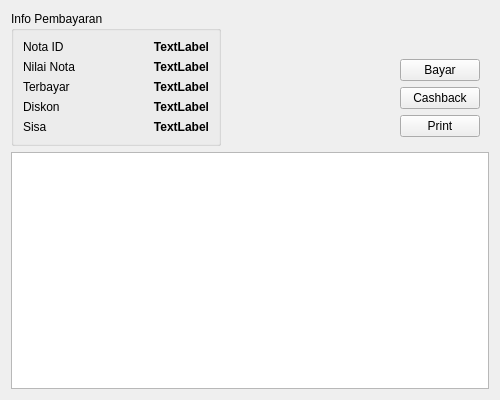
<?xml version="1.0" encoding="UTF-8"?>
<ui version="4.0">
 <class>TabelRepayment</class>
 <widget class="QWidget" name="TabelRepayment">
  <property name="geometry">
   <rect>
    <x>0</x>
    <y>0</y>
    <width>500</width>
    <height>400</height>
   </rect>
  </property>
  <property name="sizePolicy">
   <sizepolicy hsizetype="Fixed" vsizetype="Fixed">
    <horstretch>0</horstretch>
    <verstretch>0</verstretch>
   </sizepolicy>
  </property>
  <property name="minimumSize">
   <size>
    <width>489</width>
    <height>400</height>
   </size>
  </property>
  <property name="windowTitle">
   <string>Data Pembayaran</string>
  </property>
  <layout class="QVBoxLayout" name="verticalLayout">
   <property name="sizeConstraint">
    <enum>QLayout::SetDefaultConstraint</enum>
   </property>
   <item>
    <layout class="QHBoxLayout" name="horizontalLayout">
     <item>
      <widget class="QGroupBox" name="groupBox">
       <property name="sizePolicy">
        <sizepolicy hsizetype="Preferred" vsizetype="Preferred">
         <horstretch>0</horstretch>
         <verstretch>0</verstretch>
        </sizepolicy>
       </property>
       <property name="minimumSize">
        <size>
         <width>210</width>
         <height>0</height>
        </size>
       </property>
       <property name="title">
        <string>Info Pembayaran</string>
       </property>
       <layout class="QFormLayout" name="formLayout">
        <item row="0" column="0">
         <widget class="QLabel" name="label">
          <property name="text">
           <string>Nota ID</string>
          </property>
         </widget>
        </item>
        <item row="0" column="1">
         <widget class="QLabel" name="label_5">
          <property name="font">
           <font>
            <weight>75</weight>
            <bold>true</bold>
           </font>
          </property>
          <property name="text">
           <string>TextLabel</string>
          </property>
          <property name="alignment">
           <set>Qt::AlignRight|Qt::AlignTrailing|Qt::AlignVCenter</set>
          </property>
         </widget>
        </item>
        <item row="1" column="0">
         <widget class="QLabel" name="label_2">
          <property name="text">
           <string>Nilai Nota</string>
          </property>
         </widget>
        </item>
        <item row="1" column="1">
         <widget class="QLabel" name="label_6">
          <property name="font">
           <font>
            <weight>75</weight>
            <bold>true</bold>
           </font>
          </property>
          <property name="text">
           <string>TextLabel</string>
          </property>
          <property name="alignment">
           <set>Qt::AlignRight|Qt::AlignTrailing|Qt::AlignVCenter</set>
          </property>
         </widget>
        </item>
        <item row="2" column="0">
         <widget class="QLabel" name="label_3">
          <property name="text">
           <string>Terbayar</string>
          </property>
         </widget>
        </item>
        <item row="2" column="1">
         <widget class="QLabel" name="label_7">
          <property name="font">
           <font>
            <weight>75</weight>
            <bold>true</bold>
           </font>
          </property>
          <property name="text">
           <string>TextLabel</string>
          </property>
          <property name="alignment">
           <set>Qt::AlignRight|Qt::AlignTrailing|Qt::AlignVCenter</set>
          </property>
         </widget>
        </item>
        <item row="3" column="0">
         <widget class="QLabel" name="label_4">
          <property name="text">
           <string>Diskon</string>
          </property>
         </widget>
        </item>
        <item row="3" column="1">
         <widget class="QLabel" name="label_8">
          <property name="font">
           <font>
            <weight>75</weight>
            <bold>true</bold>
           </font>
          </property>
          <property name="text">
           <string>TextLabel</string>
          </property>
          <property name="alignment">
           <set>Qt::AlignRight|Qt::AlignTrailing|Qt::AlignVCenter</set>
          </property>
         </widget>
        </item>
        <item row="4" column="0">
         <widget class="QLabel" name="label_9">
          <property name="text">
           <string>Sisa</string>
          </property>
         </widget>
        </item>
        <item row="4" column="1">
         <widget class="QLabel" name="label_10">
          <property name="font">
           <font>
            <weight>75</weight>
            <bold>true</bold>
           </font>
          </property>
          <property name="text">
           <string>TextLabel</string>
          </property>
          <property name="alignment">
           <set>Qt::AlignRight|Qt::AlignTrailing|Qt::AlignVCenter</set>
          </property>
         </widget>
        </item>
       </layout>
      </widget>
     </item>
     <item>
      <spacer name="horizontalSpacer">
       <property name="orientation">
        <enum>Qt::Horizontal</enum>
       </property>
       <property name="sizeHint" stdset="0">
        <size>
         <width>40</width>
         <height>20</height>
        </size>
       </property>
      </spacer>
     </item>
     <item alignment="Qt::AlignBottom">
      <widget class="QWidget" name="widget" native="true">
       <property name="minimumSize">
        <size>
         <width>33</width>
         <height>0</height>
        </size>
       </property>
       <layout class="QVBoxLayout" name="verticalLayout_2">
        <item alignment="Qt::AlignBottom">
         <widget class="QPushButton" name="pushButton">
          <property name="minimumSize">
           <size>
            <width>0</width>
            <height>0</height>
           </size>
          </property>
          <property name="toolTip">
           <string>Tambahkan data pembayaran</string>
          </property>
          <property name="text">
           <string>Bayar</string>
          </property>
         </widget>
        </item>
        <item>
         <widget class="QPushButton" name="pushButton2">
          <property name="toolTip">
           <string>Atur Cashbak</string>
          </property>
          <property name="text">
           <string>Cashback</string>
          </property>
         </widget>
        </item>
        <item>
         <widget class="QPushButton" name="pushButton3">
          <property name="text">
           <string>Print</string>
          </property>
         </widget>
        </item>
       </layout>
      </widget>
     </item>
    </layout>
   </item>
   <item>
    <widget class="QTableView" name="tableView">
     <property name="contextMenuPolicy">
      <enum>Qt::CustomContextMenu</enum>
     </property>
     <property name="sizeAdjustPolicy">
      <enum>QAbstractScrollArea::AdjustToContents</enum>
     </property>
     <property name="alternatingRowColors">
      <bool>true</bool>
     </property>
     <property name="selectionMode">
      <enum>QAbstractItemView::SingleSelection</enum>
     </property>
     <property name="selectionBehavior">
      <enum>QAbstractItemView::SelectRows</enum>
     </property>
     <property name="verticalScrollMode">
      <enum>QAbstractItemView::ScrollPerPixel</enum>
     </property>
     <property name="horizontalScrollMode">
      <enum>QAbstractItemView::ScrollPerPixel</enum>
     </property>
     <property name="sortingEnabled">
      <bool>true</bool>
     </property>
     <property name="wordWrap">
      <bool>false</bool>
     </property>
     <attribute name="horizontalHeaderDefaultSectionSize">
      <number>100</number>
     </attribute>
     <attribute name="horizontalHeaderStretchLastSection">
      <bool>true</bool>
     </attribute>
     <attribute name="verticalHeaderVisible">
      <bool>false</bool>
     </attribute>
     <attribute name="verticalHeaderMinimumSectionSize">
      <number>18</number>
     </attribute>
     <attribute name="verticalHeaderDefaultSectionSize">
      <number>18</number>
     </attribute>
    </widget>
   </item>
  </layout>
 </widget>
 <resources/>
 <connections/>
</ui>
